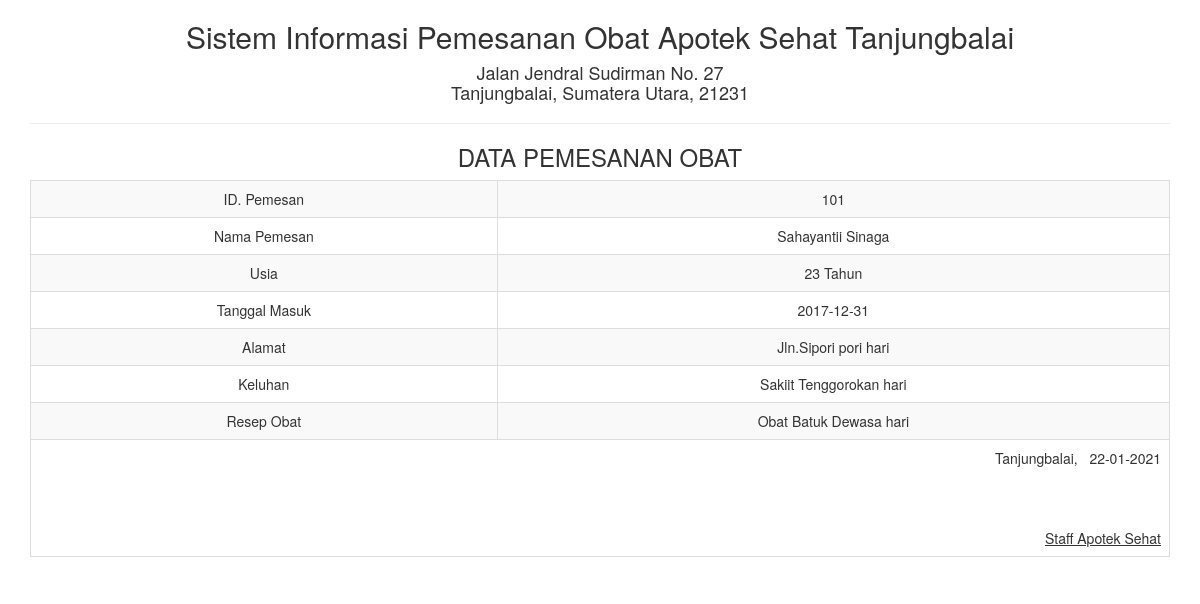
Screenshot of /report/pemesanan_satu.php?id=8 with the database file from the repository.
### tables this page shows
CREATE TABLE `pemesanan` (
  `id` int(5) NOT NULL,
  `id_pemesan` varchar(50) NOT NULL,
  `nama_pemesan` varchar(100) NOT NULL,
  `usia` varchar(20) NOT NULL,
  `jenis_kelamin` varchar(11) NOT NULL,
  `tanggal_masuk` date NOT NULL,
  `alamat` varchar(50) NOT NULL,
  `keluhan` varchar(50) NOT NULL,
  `resep_obat` varchar(50) NOT NULL
);

### report/pemesanan_satu.php (the view, shortened to what this page needs)
<!DOCTYPE html>
<html>
    <head>
        <link href="../Assets/css/bootstrap.min.css" rel="stylesheet" type="text/css"/>
    </head>
    <body onload="print()">
        <?php
        include '../config/koneksi.php';
        $sql = "SELECT * FROM pemesanan WHERE id='" . $_GET ['id'] . "'";
        $query = mysqli_query($koneksi, $sql) or die("SQL Detail error");
        $data = mysqli_fetch_array($query);
        ?>
        <div class="container">
            <div class='row'>
                <div class="col-sm-12">
                    <div class="text-center">
                        <h2>Sistem Informasi Pemesanan Obat Apotek Sehat Tanjungbalai</h2>
                        <h4>Jalan Jendral Sudirman No. 27 <br> Tanjungbalai, Sumatera Utara, 21231</h4>
                        <hr>
                        <h3>DATA PEMESANAN OBAT</h3>
                        <table class="table table-bordered table-striped table-hover">
                            <tbody>
								<tr>
                                    <td>ID. Pemesan</td> <td><?= $data['id_pemesan'] ?></td>
                                </tr>
                                <tr>
                                    <td>Nama Pemesan</td> <td><?= $data['nama_pemesan'] ?></td>
                                </tr>
                                <tr>
                                    <td>Usia</td> <td><?= $data['usia'] ?></td>
                                </tr>
                                <tr>
                                    <td>Tanggal Masuk</td> <td><?= $data['tanggal_masuk'] ?></td>
                                </tr>
								<tr>
                                    <td>Alamat</td> <td><?= $data['alamat'] ?> hari</td>
                                </tr>
                                <tr>
                                    <td>Keluhan</td> <td><?= $data['keluhan'] ?> hari</td>
                                </tr>
                                <tr>
                                    <td>Resep Obat</td> <td><?= $data['resep_obat'] ?> hari</td>
                                </tr>
                            </tbody>
                            <tfoot>
                                <tr>
                                    <td colspan="2" class="text-right">
                                        Tanjungbalai,  &nbsp <?= date("d-m-Y") ?>
                                        <br><br><br><br>
                                        <u>Staff Apotek Sehat<strong></u><br>
									</td>
								</tr>
							</tfoot>
                        </table>
                    </div>
                </div>
            </div>
    </body>
</html>

### rows the page displays
pemesanan: id_pemesan "101", nama_pemesan "Sahayantii Sinaga", usia "23 Tahun", tanggal_masuk "2017-12-31", alamat "Jln.Sipori pori", keluhan "Sakiit Tenggorokan", resep_obat "Obat Batuk Dewasa"
